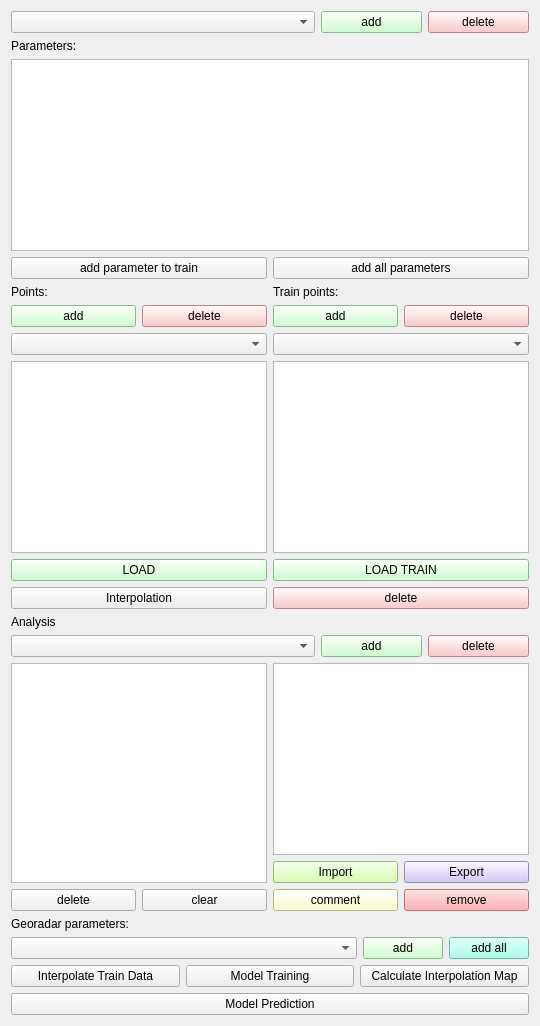
            <widget class="QWidget" name="tab_8">
             <attribute name="title">
              <string>Explor-n</string>
             </attribute>
             <layout class="QGridLayout" name="gridLayout_123">
              <item row="0" column="0">
               <layout class="QGridLayout" name="gridLayout_101">
                <item row="6" column="0">
                 <layout class="QGridLayout" name="gridLayout_110">
                  <item row="1" column="1">
                   <widget class="QPushButton" name="pushButton_del_point">
                    <property name="styleSheet">
                     <string notr="true">background-color: rgb(255, 185, 185);</string>
                    </property>
                    <property name="text">
                     <string>delete</string>
                    </property>
                   </widget>
                  </item>
                  <item row="0" column="1">
                   <widget class="QPushButton" name="pushButton_load_train_point">
                    <property name="styleSheet">
                     <string notr="true">background-color: rgb(191, 255, 191);</string>
                    </property>
                    <property name="text">
                     <string>LOAD TRAIN</string>
                    </property>
                   </widget>
                  </item>
                  <item row="0" column="0">
                   <widget class="QPushButton" name="pushButton_load_point">
                    <property name="styleSheet">
                     <string notr="true">background-color: rgb(191, 255, 191);</string>
                    </property>
                    <property name="text">
                     <string>LOAD</string>
                    </property>
                   </widget>
                  </item>
                  <item row="1" column="0">
                   <widget class="QPushButton" name="pushButton_interp">
                    <property name="text">
                     <string>Interpolation</string>
                    </property>
                   </widget>
                  </item>
                 </layout>
                </item>
                <item row="2" column="0">
                 <widget class="QListWidget" name="listWidget_param_expl"/>
                </item>
                <item row="1" column="0">
                 <widget class="QLabel" name="label_param_expl">
                  <property name="text">
                   <string>Parameters:</string>
                  </property>
                 </widget>
                </item>
                <item row="0" column="0">
                 <layout class="QGridLayout" name="gridLayout_108" columnstretch="3,1,1">
                  <item row="0" column="0">
                   <widget class="QComboBox" name="comboBox_expl"/>
                  </item>
                  <item row="0" column="1">
                   <widget class="QPushButton" name="pushButton_add_expl">
                    <property name="styleSheet">
                     <string notr="true">background-color: rgb(191, 255, 191);</string>
                    </property>
                    <property name="text">
                     <string>add</string>
                    </property>
                   </widget>
                  </item>
                  <item row="0" column="2">
                   <widget class="QPushButton" name="pushButton_del_expl">
                    <property name="styleSheet">
                     <string notr="true">background-color: rgb(255, 185, 185);</string>
                    </property>
                    <property name="text">
                     <string>delete</string>
                    </property>
                   </widget>
                  </item>
                 </layout>
                </item>
                <item row="3" column="0">
                 <layout class="QGridLayout" name="gridLayout_15">
                  <item row="0" column="0">
                   <widget class="QPushButton" name="pushButton_add_train_param">
                    <property name="text">
                     <string>add parameter to train</string>
                    </property>
                   </widget>
                  </item>
                  <item row="0" column="1">
                   <widget class="QPushButton" name="pushButton_add_all_train_param">
                    <property name="text">
                     <string>add all parameters</string>
                    </property>
                   </widget>
                  </item>
                 </layout>
                </item>
                <item row="5" column="0">
                 <layout class="QGridLayout" name="gridLayout_114">
                  <item row="1" column="0">
                   <widget class="QComboBox" name="comboBox_set_point"/>
                  </item>
                  <item row="1" column="1">
                   <widget class="QComboBox" name="comboBox_train_point"/>
                  </item>
                  <item row="2" column="0">
                   <widget class="QListWidget" name="listWidget_point_expl"/>
                  </item>
                  <item row="2" column="1">
                   <widget class="QListWidget" name="listWidget_train_point"/>
                  </item>
                  <item row="0" column="0">
                   <layout class="QGridLayout" name="gridLayout_109">
                    <item row="0" column="0">
                     <widget class="QPushButton" name="pushButton_add_set_point">
                      <property name="styleSheet">
                       <string notr="true">background-color: rgb(191, 255, 191);</string>
                      </property>
                      <property name="text">
                       <string>add</string>
                      </property>
                     </widget>
                    </item>
                    <item row="0" column="1">
                     <widget class="QPushButton" name="pushButton_del_set_point">
                      <property name="styleSheet">
                       <string notr="true">background-color: rgb(255, 185, 185);</string>
                      </property>
                      <property name="text">
                       <string>delete</string>
                      </property>
                     </widget>
                    </item>
                   </layout>
                  </item>
                  <item row="0" column="1">
                   <layout class="QGridLayout" name="gridLayout_113">
                    <item row="0" column="0">
                     <widget class="QPushButton" name="pushButton_add_train_point">
                      <property name="styleSheet">
                       <string notr="true">background-color: rgb(191, 255, 191);</string>
                      </property>
                      <property name="text">
                       <string>add</string>
                      </property>
                     </widget>
                    </item>
                    <item row="0" column="1">
                     <widget class="QPushButton" name="pushButton_del_train_point">
                      <property name="styleSheet">
                       <string notr="true">background-color: rgb(255, 185, 185);</string>
                      </property>
                      <property name="text">
                       <string>delete</string>
                      </property>
                     </widget>
                    </item>
                   </layout>
                  </item>
                 </layout>
                </item>
                <item row="4" column="0">
                 <layout class="QGridLayout" name="gridLayout_115">
                  <item row="0" column="0">
                   <widget class="QLabel" name="label_point_expl">
                    <property name="text">
                     <string>Points:</string>
                    </property>
                   </widget>
                  </item>
                  <item row="0" column="1">
                   <widget class="QLabel" name="label_point_expl_2">
                    <property name="text">
                     <string>Train points:</string>
                    </property>
                   </widget>
                  </item>
                 </layout>
                </item>
               </layout>
              </item>
              <item row="1" column="0">
               <layout class="QGridLayout" name="gridLayout_122">
                <item row="0" column="0">
                 <widget class="QLabel" name="label_analysis_count">
                  <property name="text">
                   <string>Analysis</string>
                  </property>
                 </widget>
                </item>
                <item row="1" column="0">
                 <layout class="QGridLayout" name="gridLayout_112" columnstretch="3,1,1">
                  <item row="0" column="0">
                   <widget class="QComboBox" name="comboBox_analysis_expl"/>
                  </item>
                  <item row="0" column="1">
                   <widget class="QPushButton" name="pushButton_add_analysis_expl">
                    <property name="styleSheet">
                     <string notr="true">background-color: rgb(191, 255, 191);</string>
                    </property>
                    <property name="text">
                     <string>add</string>
                    </property>
                   </widget>
                  </item>
                  <item row="0" column="2">
                   <widget class="QPushButton" name="pushButton_del_analysis_expl">
                    <property name="styleSheet">
                     <string notr="true">background-color: rgb(255, 185, 185);</string>
                    </property>
                    <property name="text">
                     <string>delete</string>
                    </property>
                   </widget>
                  </item>
                 </layout>
                </item>
                <item row="2" column="0">
                 <layout class="QGridLayout" name="gridLayout_119">
                  <item row="0" column="0">
                   <layout class="QGridLayout" name="gridLayout_118">
                    <item row="0" column="0">
                     <widget class="QListWidget" name="listWidget_param_analysis_expl"/>
                    </item>
                    <item row="1" column="0">
                     <layout class="QGridLayout" name="gridLayout_16">
                      <item row="0" column="0">
                       <widget class="QPushButton" name="pushButton_del_param_expl">
                        <property name="text">
                         <string>delete</string>
                        </property>
                       </widget>
                      </item>
                      <item row="0" column="1">
                       <widget class="QPushButton" name="pushButton_clear_param_expl">
                        <property name="text">
                         <string>clear</string>
                        </property>
                       </widget>
                      </item>
                     </layout>
                    </item>
                   </layout>
                  </item>
                  <item row="0" column="1">
                   <layout class="QGridLayout" name="gridLayout_111">
                    <item row="0" column="0">
                     <widget class="QListWidget" name="listWidget_trained_model_expl"/>
                    </item>
                    <item row="1" column="0">
                     <layout class="QGridLayout" name="gridLayout_117">
                      <item row="1" column="1">
                       <widget class="QPushButton" name="pushButton_rem_trained_model_expl">
                        <property name="styleSheet">
                         <string notr="true">background-color: rgb(255, 153, 153);</string>
                        </property>
                        <property name="text">
                         <string>remove</string>
                        </property>
                       </widget>
                      </item>
                      <item row="1" column="0">
                       <widget class="QPushButton" name="pushButton_comment_expl">
                        <property name="styleSheet">
                         <string notr="true">background-color: rgb(255, 255, 191);</string>
                        </property>
                        <property name="text">
                         <string>comment</string>
                        </property>
                       </widget>
                      </item>
                      <item row="0" column="0">
                       <widget class="QPushButton" name="pushButton_import_model_expl">
                        <property name="styleSheet">
                         <string notr="true">background-color: rgb(207, 252, 162);</string>
                        </property>
                        <property name="text">
                         <string>Import</string>
                        </property>
                       </widget>
                      </item>
                      <item row="0" column="1">
                       <widget class="QPushButton" name="pushButton_export_model_expl">
                        <property name="styleSheet">
                         <string notr="true">background-color: rgb(206, 186, 249);</string>
                        </property>
                        <property name="text">
                         <string>Export</string>
                        </property>
                       </widget>
                      </item>
                     </layout>
                    </item>
                   </layout>
                  </item>
                 </layout>
                </item>
                <item row="3" column="0">
                 <layout class="QGridLayout" name="gridLayout_120">
                  <item row="0" column="0">
                   <widget class="QLabel" name="label_georadar">
                    <property name="text">
                     <string>Georadar parameters:</string>
                    </property>
                   </widget>
                  </item>
                  <item row="1" column="0">
                   <layout class="QGridLayout" name="gridLayout_116" columnstretch="3,0,0">
                    <item row="0" column="2">
                     <widget class="QPushButton" name="pushButton_add_all_geovel_expl">
                      <property name="styleSheet">
                       <string notr="true">background-color: rgb(148, 255, 232);</string>
                      </property>
                      <property name="text">
                       <string>add all</string>
                      </property>
                     </widget>
                    </item>
                    <item row="0" column="1">
                     <widget class="QPushButton" name="pushButton_add_geovel_expl">
                      <property name="styleSheet">
                       <string notr="true">background-color: rgb(191, 255, 191);</string>
                      </property>
                      <property name="text">
                       <string>add</string>
                      </property>
                     </widget>
                    </item>
                    <item row="0" column="0">
                     <widget class="QComboBox" name="comboBox_geovel_param_expl"/>
                    </item>
                   </layout>
                  </item>
                 </layout>
                </item>
                <item row="4" column="0">
                 <layout class="QGridLayout" name="gridLayout_121">
                  <item row="0" column="0">
                   <widget class="QPushButton" name="pushButton_train_interp">
                    <property name="text">
                     <string>Interpolate Train Data</string>
                    </property>
                   </widget>
                  </item>
                  <item row="0" column="1">
                   <widget class="QPushButton" name="pushButton_field">
                    <property name="text">
                     <string>Model Training</string>
                    </property>
                   </widget>
                  </item>
                  <item row="0" column="2">
                   <widget class="QPushButton" name="pushButton_calc_expl">
                    <property name="text">
                     <string>Calculate Interpolation Map</string>
                    </property>
                   </widget>
                  </item>
                 </layout>
                </item>
               </layout>
              </item>
              <item row="2" column="0">
               <widget class="QPushButton" name="pushButton_calc_expl_class">
                <property name="text">
                 <string>Model Prediction</string>
                </property>
               </widget>
              </item>
             </layout>
            </widget>
